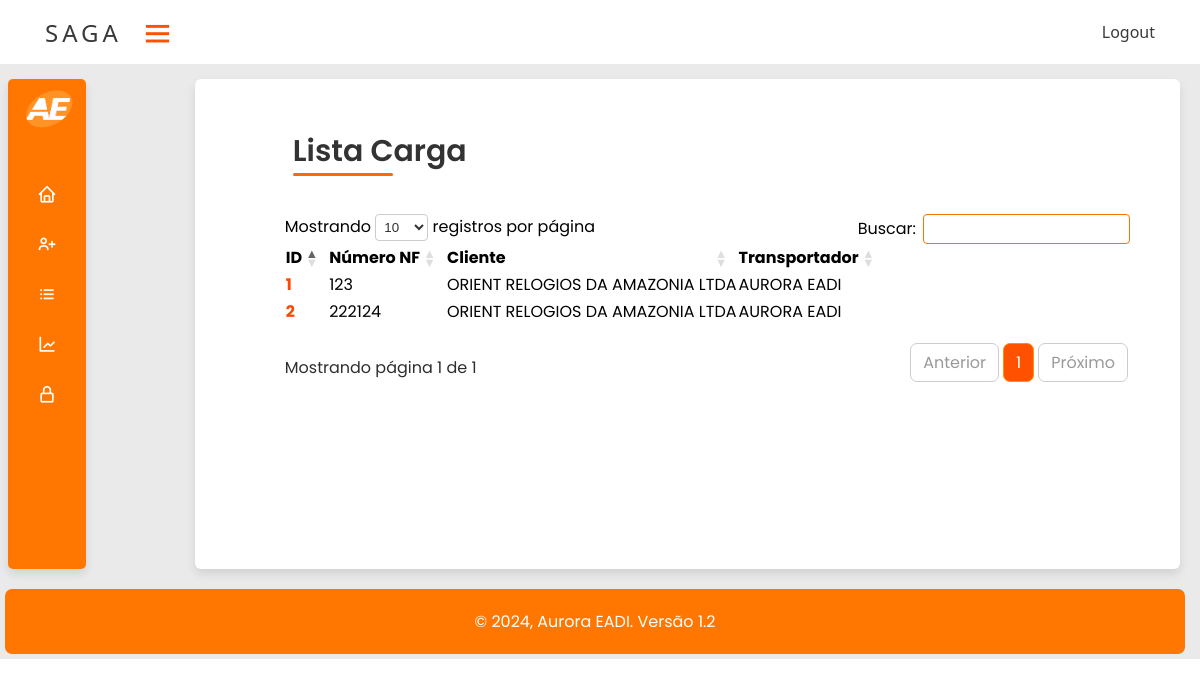
The app's page /main/lista-carga (signed in) with its own data.
### main/models.py (models this page shows, shortened)
class Carga(models.Model):
    numero_Nota_Fiscal = models.CharField(max_length=20)
    data_Lançamento_NF = models.DateTimeField(auto_now=False, blank=True, null=True)
    numero_DI = models.CharField(max_length=30, blank=True, null=True)
    data_entrada = models.DateTimeField(auto_now=False)
    data_saida = models.DateTimeField(auto_now=False, null=True, blank=True)
    container_entrada = models.ForeignKey(Container, on_delete=models.PROTECT, related_name='carga_entrada_set')
    container_saida = models.ForeignKey(Container, on_delete=models.PROTECT, related_name='carga_saida_set', blank=True, null=True)
    cliente = models.ForeignKey(Cliente, on_delete=models.PROTECT)
    transportadora = models.ForeignKey(Transportadora, on_delete=models.PROTECT)
    quantidade_de_caixas_ou_volume = models.CharField(max_length=5)
    avaria = models.ManyToManyField(AvariaCarga, blank=True, null=True)

class Cliente(models.Model):
    nome = models.CharField(max_length=100, unique=True)
    cnpj = models.CharField(max_length=14, unique=True)
    def __str__(self):
        return self.nome

class Transportadora(models.Model):
    nome = models.CharField(max_length=100, unique=True)
    cnpj = models.CharField(max_length=14, unique=True)
    def __str__(self):
        return self.nome

### main/views.py (the view)
# urls.py: path('lista-carga', lista_carga, name="main_lista_carga"),
@login_required
def lista_carga(request):
    carga = Carga.objects.all()
    form = CargaForm()
    data = {'carga': carga, 'form': form}
    return render(request,'main/lista_carga.html', data)

### main/forms.py
class CargaForm(ModelForm):
    class Meta:
        model = Carga
        fields = '__all__'
        widgets = {
            'data_Lançamento_NF': DateTimeInput(attrs={'class': 'form-control', 'type': 'datetime-local'}, format='%Y-%m-%dT%H:%M:%S'),
            'data_entrada': DateTimeInput(attrs={'class': 'form-control', 'type': 'datetime-local'}, format='%Y-%m-%dT%H:%M:%S'),
            'data_saida': DateTimeInput(attrs={'class': 'form-control', 'type': 'datetime-local'}, format='%Y-%m-%dT%H:%M:%S'),
            'avaria': CheckboxSelectMultiple(),
        }

### main/templates/main/lista_carga.html (shortened to what this page needs)
{% extends "base.html" %}
{% load static %}
{% block extra_head %}
<link rel="stylesheet" href="//cdn.datatables.net/2.0.8/css/dataTables.dataTables.min.css">
<link rel="stylesheet" type="text/css" href="https://cdn.datatables.net/1.11.5/css/dataTables.bootstrap5.min.css">
{% endblock %}
{% block main %}
<header>Lista Carga</header>
<table id="table-content">
    <thead>
        <tr>
            <th>ID</th>
            <th>Número NF</th>
            <th>Cliente</th>
            <th>Transportador</th>
        </tr>
    </thead>
    <tbody>
        {% for carga in carga %}
        <tr>
            <td><a href="{% url 'main_carga_update' carga.id %}"> {{ carga.id }}</a></td>
            <td>{{ carga.numero_Nota_Fiscal }}</td>
            <td>{{ carga.cliente }}</td>
            <td>{{ carga.transportadora }}</td>
        </tr>
        {% endfor %}
    </tbody>
</table>
{% endblock %}

### static/assets/style.css (style rules this page uses)
* { margin: 0; }
:root { --color_Blue: #ffb300; --color_Dark1: #ff7700; --color_Dark2: #ffb300; --color_Light1: #fff; --color_Light2: #ffffff; }
.content header { position: relative; font-size: 30px; font-weight: 600; color: #333; padding-left: 6vh; }
.content header::before { content: ""; position: absolute; left: 6vh; bottom: -2px; height: 3px; width: 100px; border-radius: 8px; background-color: rgb(255, 106, 0); }
#table-content a { text-decoration: none; color: orangered; font-weight: bold; }
:root { --blue: #ff7700; --white: #fff; --gray: #f5f5f5; --black1: #222; --black2: #999; }

### records on screen
Carga: id "1", numero_Nota_Fiscal "123", cliente "ORIENT RELOGIOS DA AMAZONIA LTDA", transportadora "AURORA EADI"
Carga: id "2", numero_Nota_Fiscal "222124", cliente "ORIENT RELOGIOS DA AMAZONIA LTDA", transportadora "AURORA EADI"
